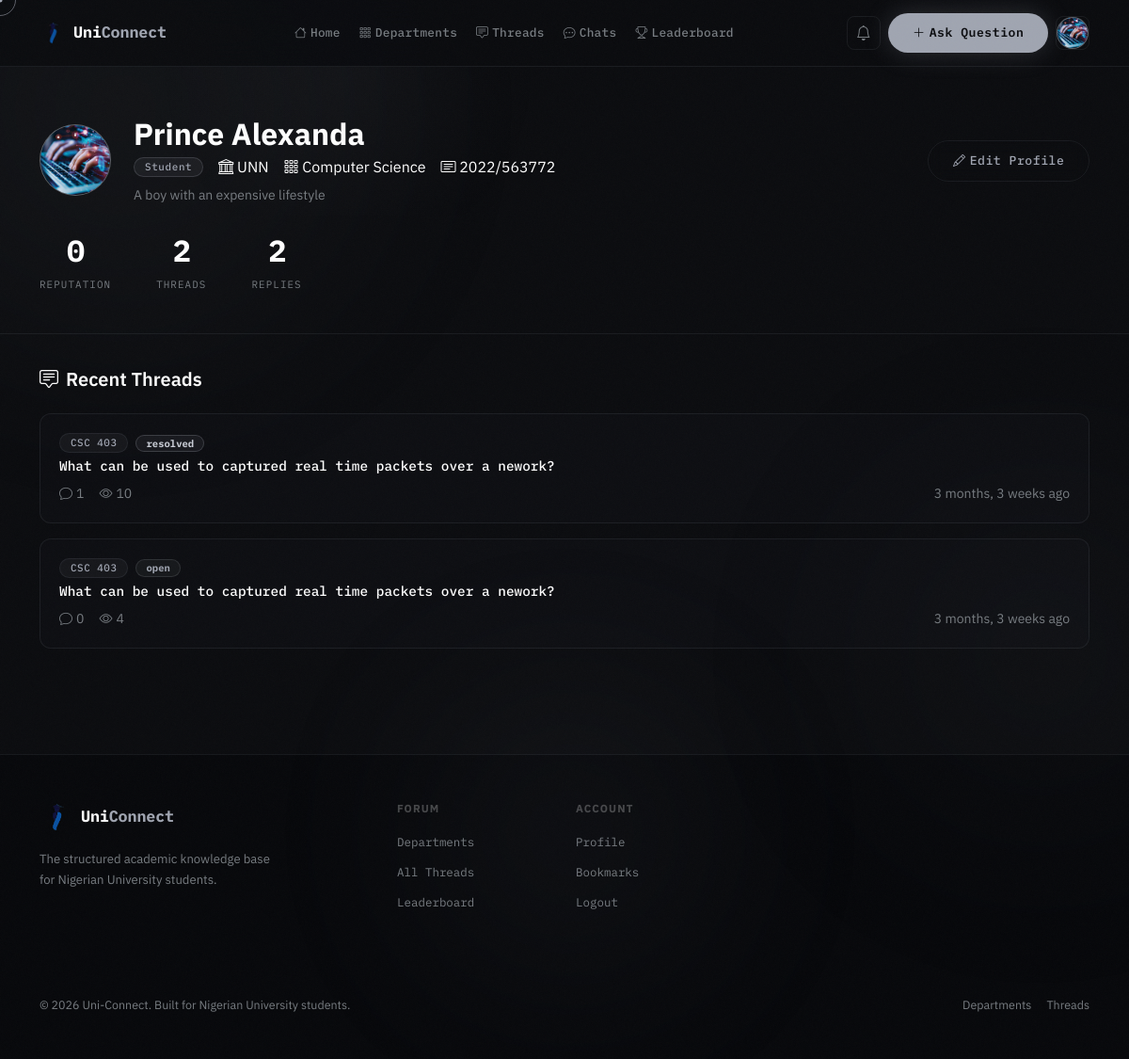
Page /accounts/profile/ (signed in) on the committed database.
### accounts/models.py (models this page shows, shortened)
class User(AbstractUser):
    ROLE_CHOICES = [
        ('student', 'Student'),
        ('lecturer', 'Lecturer'),
        ('admin', 'Admin'),
    ]
    is_email_verified = models.BooleanField(default=False)
    role = models.CharField(max_length=20, choices=ROLE_CHOICES, default='student')
    school = models.ForeignKey(
        'forum.School', on_delete=models.SET_NULL, null=True, blank=True, related_name='members'
    )
    department = models.ForeignKey(
        'forum.Department', on_delete=models.SET_NULL, null=True, blank=True, related_name='members'
    )
    matric_number = models.CharField(max_length=20, blank=True)
    bio = models.TextField(blank=True)
    avatar = models.ImageField(upload_to='avatars/', blank=True, null=True)
    reputation = models.IntegerField(default=0)
    created_at = models.DateTimeField(auto_now_add=True)
    @property
    def thread_count(self):
        return self.threads.filter(is_deleted=False).count()
    @property
    def reply_count(self):
        return self.replies.filter(is_deleted=False).count()

### forum/models.py (models this page shows, shortened)
class School(models.Model):
    SCHOOL_TYPE_CHOICES = [
        ('university', 'University'),
        ('polytechnic', 'Polytechnic'),
        ('college_of_education', 'College of Education'),
        ('monotechnic', 'Monotechnic'),
    ]
    name = models.CharField(max_length=255, unique=True)
    short_name = models.CharField(
        max_length=50, blank=True,
        help_text='Common abbreviation, e.g. UNN, UNILAG, FUTA'
    )
    slug = models.SlugField(max_length=255, unique=True, blank=True)
    school_type = models.CharField(max_length=30, choices=SCHOOL_TYPE_CHOICES, default='university')
    state = models.CharField(max_length=100, blank=True, help_text='Nigerian state where the school is located')
    is_active = models.BooleanField(default=True)
    created_at = models.DateTimeField(auto_now_add=True)
    class Meta:
        ordering = ['name']
        indexes = [
            models.Index(fields=['short_name']),
        ]

class Department(models.Model):
    school = models.ForeignKey(
        School, on_delete=models.CASCADE, related_name='departments',
        null=True, blank=True,
    )
    name = models.CharField(max_length=200)
    code = models.CharField(max_length=10)
    faculty = models.CharField(max_length=200)
    description = models.TextField(blank=True)
    color = models.CharField(max_length=7, default='#6C63FF')
    icon = models.CharField(max_length=50, default='bi-mortarboard')
    created_at = models.DateTimeField(auto_now_add=True)
    class Meta:
        ordering = ['name']
        unique_together = ['school', 'code']
        constraints = [
            models.UniqueConstraint(
                Lower('name'), 'school',
                name='unique_department_name_per_school',
            ),
        ]
        indexes = [
            models.Index(fields=['school', 'code']),
        ]

class Thread(models.Model):
    STATUS_CHOICES = [
        ('open', 'Open'),
        ('resolved', 'Resolved'),
        ('closed', 'Closed'),
    ]
    course = models.ForeignKey(Course, on_delete=models.CASCADE, related_name='threads')
    author = models.ForeignKey(settings.AUTH_USER_MODEL, on_delete=models.CASCADE, related_name='threads')
    title = models.CharField(max_length=300)
    content = models.TextField()
    attachment = models.FileField(upload_to='thread_attachments/', blank=True, null=True)
    voice_note = models.FileField(upload_to='thread_voice_notes/', blank=True, null=True)
    status = models.CharField(max_length=20, choices=STATUS_CHOICES, default='open')
    is_pinned = models.BooleanField(default=False)
    is_deleted = models.BooleanField(default=False)
    views = models.IntegerField(default=0)
    tags = models.ManyToManyField(Tag, blank=True, related_name='threads')
    created_at = models.DateTimeField(auto_now_add=True)
    updated_at = models.DateTimeField(auto_now=True)
    class Meta:
        ordering = ['-is_pinned', '-created_at']
    @property
    def reply_count(self):
        return self.replies.filter(is_deleted=False).count()

class Course(models.Model):
    department = models.ForeignKey(Department, on_delete=models.CASCADE, related_name='courses')
    code = models.CharField(max_length=20)
    title = models.CharField(max_length=200)
    description = models.TextField(blank=True)
    level = models.CharField(max_length=10, default='100L')
    semester = models.CharField(max_length=20, default='First Semester')
    units = models.IntegerField(default=3)
    is_active = models.BooleanField(default=True)
    created_at = models.DateTimeField(auto_now_add=True)
    class Meta:
        ordering = ['code']
        unique_together = ['department', 'code']

### accounts/views.py (the view)
# urls.py: path('profile/', views.profile_view, name='profile'),
@login_required
def profile_view(request, username=None):
    if username is None:
        profile_user = request.user
    else:
        profile_user = get_object_or_404(User, username=username)
    threads = (
        profile_user.threads
        .filter(is_deleted=False)
        .order_by("-created_at")
    )
    return render(
        request,
        "accounts/profile.html",
        {
            "profile_user": profile_user,
            "threads": threads,
        },
    )

### forum/context_processors.py (called while the page is built)
def unread_notifications(request):
    count = 0
    if request.user.is_authenticated:
        count = request.user.notifications.filter(is_read=False).count()
    return {'unread_notification_count': count}

### templates/accounts/profile.html (shortened to what this page needs)
{% extends 'base.html' %}
{% block content %}
<div class="page-header">
  <div class="container">
    <div class="d-flex align-items-center gap-4 flex-wrap">
      <div class="avatar-lg">
        {% if profile_user.avatar %}
        <img
          src="{{ profile_user.avatar.url }}"
          alt="{{ profile_user.username }}"
        />
        {% else %} {{ profile_user.username|first|upper }} {% endif %}
      </div>
      <div>
        <h1 class="h2 fw-bold text-white mb-1">
          {{ profile_user.get_full_name|default:profile_user.username }}
        </h1>
        <div class="d-flex align-items-center gap-3 flex-wrap">
          <span class="badge badge-glow"
            >{{ profile_user.get_role_display }}</span
          >
          {% if profile_user.school %}
        <span>
            <i class="bi bi-bank"></i>
            {{ profile_user.school.short_name|default:profile_user.school.name }}
        </span>
        {% endif %}
          {% if profile_user.department %}
        <span>
            <i class="bi bi-grid-3x3-gap"></i>
            {{ profile_user.department.name }}
        </span>
        {% endif %}
        {% if profile_user.matric_number %}
        <span>
            <i class="bi bi-card-text"></i>
            {{ profile_user.matric_number }}
        </span>
        {% endif %}
        </div>
        {% if profile_user.bio %}
        <p class="text-muted small mt-2 mb-0">{{ profile_user.bio }}</p>
        {% endif %}
        </div>
      {% if user == profile_user %}
      <a
        href="{% url 'accounts:edit_profile' %}"
        class="btn btn-outline-glass btn-sm ms-auto"
      >
        <i class="bi bi-pencil me-1"></i>Edit Profile
      </a>
      {% endif %}
    </div>
    <div class="d-flex gap-5 mt-4">
      <div class="text-center">
        <div class="stat-number fs-2">{{ profile_user.reputation }}</div>
        <div class="stat-label">Reputation</div>
      </div>
      <div class="text-center">
        <div class="stat-number fs-2">{{ profile_user.thread_count }}</div>
        <div class="stat-label">Threads</div>
      </div>
      <div class="text-center">
        <div class="stat-number fs-2">{{ profile_user.reply_count }}</div>
        <div class="stat-label">Replies</div>
      </div>
    </div>
  </div>
</div>
<div class="container pb-5">
  <h5 class="text-white fw-600 mb-4">
    <i class="bi bi-chat-square-text me-2"></i>Recent Threads
  </h5>
  {% if threads %} {% for thread in threads %}
  <a href="{% url 'forum:thread_detail' thread.pk %}" class="thread-card mb-3">
    <div class="d-flex align-items-start gap-3">
      <div class="flex-grow-1">
        <div class="d-flex align-items-center gap-2 mb-1">
          <span class="badge badge-glass small">{{ thread.course.code }}</span>
          <span
            class="badge {% if thread.status == 'resolved' %}badge-resolved{% else %}badge-open{% endif %}"
            >{{ thread.status }}</span
          >
        </div>
        <div class="thread-title">{{ thread.title }}</div>
        <div class="d-flex gap-3 text-muted small mt-2">
          <span><i class="bi bi-chat me-1"></i>{{ thread.reply_count }}</span>
          <span><i class="bi bi-eye me-1"></i>{{ thread.views }}</span>
          <span class="ms-auto">{{ thread.created_at|timesince }} ago</span>
        </div>
      </div>
    </div>
  </a>
  {% endfor %} {% else %}
  <div class="glass-panel p-5 text-center">
    <i class="bi bi-chat-square-dots fs-1 text-muted d-block mb-3"></i>
    <p class="text-muted">No threads yet.</p>
  </div>
  {% endif %}
</div>
{% endblock %}

### templates/base.html (shortened to what this page needs)
<!doctype html>
<html lang="en" data-bs-theme="dark">
  <head>
    <link
      rel="stylesheet"
      href="https://cdn.jsdelivr.net/npm/bootstrap@5.3.3/dist/css/bootstrap.min.css"
    />
    <link
      rel="stylesheet"
      href="https://cdn.jsdelivr.net/npm/bootstrap-icons@1.11.3/font/bootstrap-icons.min.css"
    />
    {% load static %}
    <link rel="stylesheet" href="{% static 'css/main.css' %}" />
  </head>
  <body class="{% block body_class %}{% endblock %}">
    <div class="ambient-orb orb-1" aria-hidden="true"></div>
    <div class="ambient-orb orb-2" aria-hidden="true"></div>
    <nav class="navbar navbar-expand-lg glass-nav">
      <div class="container">
        <a
          class="navbar-brand d-flex align-items-center gap-2"
          href="{% url 'forum:home' %}"
        >
          <img
            src="{% static 'logo-removebg-preview.png' %}"
            alt="Uni-Connect logo"
            class="site-logo navbar-logo"
          />
          <span class="brand-name"
            >Uni<span class="text-accent">Connect</span></span
          >
        </a>
        <div class="collapse navbar-collapse" id="navMain">
          <ul class="navbar-nav mx-auto gap-1">
            <li class="nav-item">
              <a class="nav-link nav-pill" href="{% url 'forum:home' %}"
                ><i class="bi bi-house me-1"></i>Home</a
              >
            </li>
            <li class="nav-item">
              <a class="nav-link nav-pill" href="{% url 'forum:departments' %}"
                ><i class="bi bi-grid-3x3-gap me-1"></i>Departments</a
              >
            </li>
            <li class="nav-item">
              <a class="nav-link nav-pill" href="{% url 'forum:thread_list' %}"
                ><i class="bi bi-chat-square-text me-1"></i>Threads</a
              >
            </li>
            {% if user.is_authenticated %}
            <li class="nav-item">
              <a class="nav-link nav-pill" href="{% url 'forum:chat_list' %}"
                ><i class="bi bi-chat-dots me-1"></i>Chats</a
              >
            </li>
            {% endif %}
            <li class="nav-item">
              <a class="nav-link nav-pill" href="{% url 'forum:leaderboard' %}"
                ><i class="bi bi-trophy me-1"></i>Leaderboard</a
              >
            </li>
          </ul>
          <div class="d-flex align-items-center gap-2">
            {% if user.is_authenticated %}
            <a
              href="{% url 'forum:notifications' %}"
              class="btn btn-ghost-icon position-relative"
            >
              <i class="bi bi-bell"></i>
            </a>
            <a
              href="{% url 'forum:create_thread' %}"
              class="btn btn-primary-glow btn-sm"
            >
              <i class="bi bi-plus-lg me-1"></i>Ask Question
            </a>
            <div class="dropdown">
              <button
                class="btn btn-ghost-icon dropdown-toggle no-caret"
                data-bs-toggle="dropdown"
              >
                <div class="avatar-sm">
                  {% if user.avatar %}
                  <img src="{{ user.avatar.url }}" alt="{{ user.username }}" />
                  {% else %}
                  <span>{{ user.username|first|upper }}</span>
                  {% endif %}
                </div>
              </button>
            </div>
            {% endif %}
          </div>
        </div>
      </div>
    </nav>
    <main>{% block content %}{% endblock %}</main>
    <footer class="footer-glass py-5 mt-5">
      <div class="container">
        <div class="row g-4">
          <div class="col-lg-4">
            <div class="d-flex align-items-center gap-2 mb-3">
              <img
                src="{% static 'logo-removebg-preview.png' %}"
                alt="Uni-Connect logo"
                class="site-logo"
              />
              <span class="brand-name"
                >Uni<span class="text-accent">Connect</span></span
              >
            </div>
            <p
              style="
                color: var(--muted);
                font-size: 0.82rem;
                line-height: 1.7;
                max-width: 260px;
              "
            >
              The structured academic knowledge base for Nigerian University students.
            </p>
          </div>
          <div class="col-6 col-lg-2">
            <p
              style="
                color: rgba(255, 255, 255, 0.25);
                font-size: 0.72rem;
                font-weight: 700;
                letter-spacing: 0.1em;
                text-transform: uppercase;
                margin-bottom: 14px;
              "
            >
              Forum
            </p>
            <ul class="list-unstyled footer-links">
              <li><a href="{% url 'forum:departments' %}">Departments</a></li>
              <li><a href="{% url 'forum:thread_list' %}">All Threads</a></li>
              <li><a href="{% url 'forum:leaderboard' %}">Leaderboard</a></li>
            </ul>
          </div>
          <div class="col-6 col-lg-2">
            <p
              style="
                color: rgba(255, 255, 255, 0.25);
                font-size: 0.72rem;
                font-weight: 700;
                letter-spacing: 0.1em;
                text-transform: uppercase;
                margin-bottom: 14px;
              "
            >
              Account
            </p>
            <ul class="list-unstyled footer-links">
              {% if user.is_authenticated %}
              <li><a href="{% url 'accounts:profile' %}">Profile</a></li>
              <li><a href="{% url 'forum:bookmarks' %}">Bookmarks</a></li>
              <li><a href="{% url 'accounts:logout' %}">Logout</a></li>
              {% else %}
              <li><a href="{% url 'accounts:login' %}">Login</a></li>
              <li><a href="{% url 'accounts:register' %}">Register</a></li>
              {% endif %}
            </ul>
          </div>
        </div>
        <div
          class="d-flex justify-content-between align-items-center flex-wrap gap-3"
        >
          <p style="color: var(--muted); font-size: 0.78rem; margin: 0">
            © 2026 Uni-Connect. Built for Nigerian University students.
          </p>
          <div class="d-flex gap-3">
            <a
              href="{% url 'forum:departments' %}"
              style="
                color: var(--muted);
                font-size: 0.78rem;
                text-decoration: none;
              "
              onmouseenter="this.style.color = 'var(--accent)'"
              onmouseleave="this.style.color = 'var(--muted)'"
              >Departments</a
            >
            <a
              href="{% url 'forum:thread_list' %}"
              style="
                color: var(--muted);
                font-size: 0.78rem;
                text-decoration: none;
              "
              onmouseenter="this.style.color = 'var(--accent)'"
              onmouseleave="this.style.color = 'var(--muted)'"
              >Threads</a
            >
          </div>
        </div>
      </div>
    </footer>
    {% load static %}
  </body>
</html>

### rows in the picture
User: avatar (picture), get_full_name "Prince Alexanda", role "Student", school.short_name "UNN", department.name "Computer Science", matric_number "2022/563772", bio "A boy with an expensive lifestyle", reputation "0", thread_count "2", reply_count "2"
Thread: course.code "CSC 403", status "resolved", title "What can be used to captured real time packets over a nework?", reply_count "1", views "10", created_at "3 months, 3 weeks"
Thread: course.code "CSC 403", status "open", title "What can be used to captured real time packets over a nework?", reply_count "0", views "4", created_at "3 months, 3 weeks"
